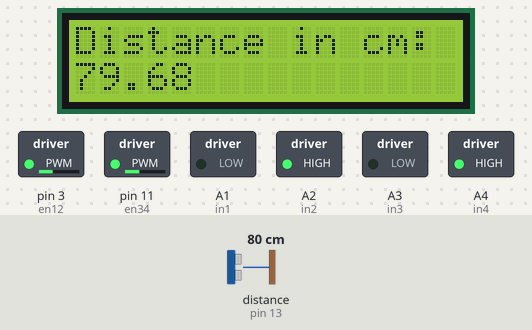
The sketch below on a simulated Arduino Uno, built with avr-gcc and run on an emulated ATmega328P. Shown: 16×2 character LCD, switched loads named in the sketch (green lamp = pin HIGH). Wiring (inferred from the names in the program): ultrasonic range finder: trigger pin 12; echo pin 13. The test bench sets the inputs (shaded band); at power-on: distance to the obstacle (sensor on pin 13) 80 cm. The echo pulse lasts 58.3 µs per cm; pins used as bus, display or sensor lines are not drawn.

Above: at 2.2 s.
2.3 s: distance to the obstacle (sensor on pin 13) set to 28 cm
At 3.8 s:
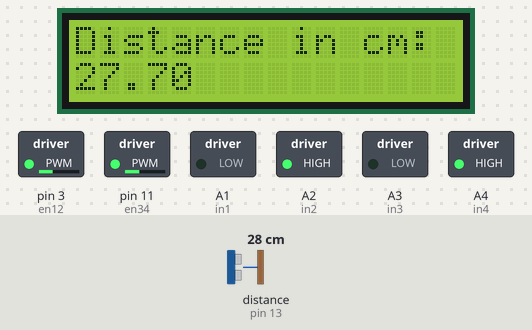
4.5 s: distance to the obstacle (sensor on pin 13) set to 23 cm
At 6.4 s:
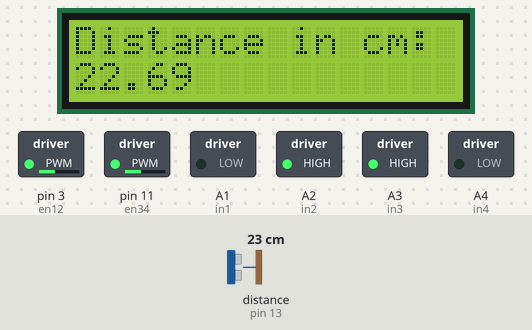
7.5 s: distance to the obstacle (sensor on pin 13) set to 35 cm
At 10.2 s:
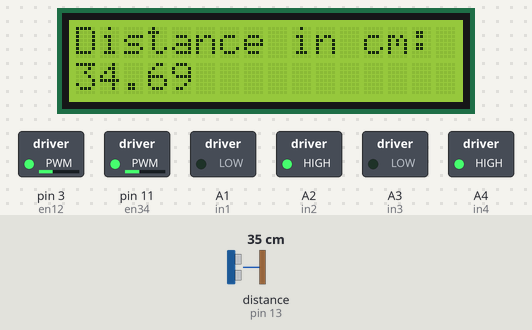
Timing chart, 0 to 11.7 s (numbered marks = the images above; inputs shaded):
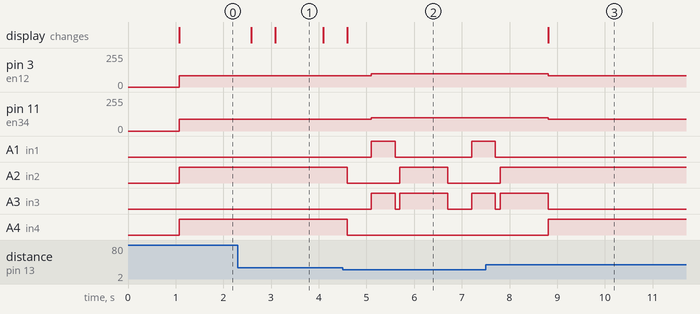

The sketch:

Ultrasonic_sensor_concept.ino
```cpp
#include <LiquidCrystal.h>

//lcd variables
const int rs = 8;
const int en = 9;
const int d4 = 4;
const int d5 = 5;
const int d6 = 6;
const int d7 = 7;
LiquidCrystal lcd(rs,en,d4,d5,d6,d7);

//motor variables
//motor A
int en34 = 11;
int in4 = A4;
int in3 = A3;

//motor B
int en12 = 3;
int in1 = A1;
int in2 = A2;

//ultrasonic sensors
int trig=12;
int echo=13;
float duration, distance;

void setup() {
  //LCD (colomns, rows)
  lcd.begin(16,2);
  lcd.print("Distance in cm:");

  //ultrasonic sensor pin mode
  pinMode(trig,OUTPUT);//send out waves
  pinMode(echo,INPUT);//receive waves

  //setup for each motor pin to be output
  pinMode(en34, OUTPUT);
  pinMode(in3, OUTPUT);
  pinMode(in4, OUTPUT);

  pinMode(en12, OUTPUT);
  pinMode(in1, OUTPUT);
  pinMode(in2, OUTPUT);

  //initial state of motor
  digitalWrite(in3,LOW);
  digitalWrite(in4,LOW);
  digitalWrite(in1,LOW);
  digitalWrite(in2,LOW);

  delay(1000);
}

void loop() {
  // put your main code here, to run repeatedly:
  digitalWrite(trig,LOW);
  delayMicroseconds(10);
  digitalWrite(trig,HIGH);//transmit ultrasonic waves
  delayMicroseconds(10);
  digitalWrite(trig,LOW);

  //set to HIGH to only record when goes from 0 to 1 input
  //float data type
  duration=pulseIn(echo,HIGH);//getting time

  //0.0343 centimeter/microseconds which is speed of sound
  //float data type
  distance=(duration*0.0343)/2;//getting distance in cm

  //print distance on lcd screen
  lcd.setCursor(0,1);
  lcd.print(distance);

  if(distance>=25){
    forward();
  }
  else if(distance<25){
    Stop();
    delay(500);
    reverse();
    delay(500);
    Stop();
    delay(100);
    turn();
    delay(500);

  }
  delay(500);

}

void forward(){
  analogWrite(en34,90);
  analogWrite(en12,85);

  digitalWrite(in4,HIGH);
  digitalWrite(in3,LOW);
  digitalWrite(in1,LOW);
  digitalWrite(in2,HIGH);
}

void reverse(){
  analogWrite(en34,100);
  analogWrite(en12,100);

  digitalWrite(in4,LOW);
  digitalWrite(in3,HIGH);
  digitalWrite(in1,HIGH);
  digitalWrite(in2,LOW);
}
void Stop(){
  digitalWrite(in3,LOW);
  digitalWrite(in4,LOW);
  digitalWrite(in1,LOW);
  digitalWrite(in2,LOW);
}
void turn(){
  analogWrite(en12,100);
  analogWrite(en34,100);

  digitalWrite(in1,LOW);
  digitalWrite(in2,HIGH);
  digitalWrite(in3,HIGH);
  digitalWrite(in4,LOW);

}
```

Measured:
- the behaviour switches between 26 and 25 cm on distance to the obstacle (sensor on pin 13) (found by bisection; images 1 and 2)
- after the input at 2.3 s, the display: first changes after 0.29 s (image 1 shows a later state)
- after the input at 4.5 s, pin 3 (en12): 85/255 → 100/255 after 0.60 s; pin 11 (en34): 90/255 → 100/255 after 0.60 s
- after the input at 7.5 s, pin 3 (en12): 100/255 → 85/255 after 1.3 s; pin 11 (en34): 100/255 → 90/255 after 1.3 s; A1 (in1): goes on until 7.7 s, then stays LOW; A2 (in2): goes on until 7.8 s, then stays HIGH; A3 (in3): goes on until 8.8 s, then stays LOW; the display: changes after 1.3 s (image 3)
- what the display in image 1 shows lasts 1.0 s, from 3.1 s to 4.1 s
